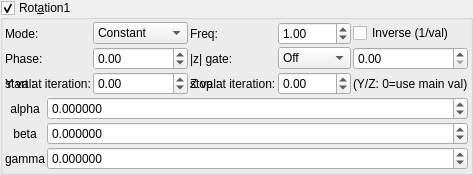
    <widget class="MyGroupBox" name="groupCheck_transf_rotation_enabled_false">
     <property name="title">
      <string>Rot&amp;ation1</string>
     </property>
     <property name="checkable">
      <bool>true</bool>
     </property>
     <layout class="QVBoxLayout" name="verticalLayout_9" stretch="0,0">
      <property name="spacing">
       <number>2</number>
      </property>
      <property name="leftMargin">
       <number>2</number>
      </property>
      <property name="topMargin">
       <number>2</number>
      </property>
      <property name="rightMargin">
       <number>2</number>
      </property>
      <property name="bottomMargin">
       <number>2</number>
      </property>
      <item>
       <layout class="QGridLayout" name="gridLayout_84">
        <property name="spacing">
         <number>2</number>
        </property>
        <item row="3" column="0">
         <widget class="QLabel" name="label_76">
          <property name="text">
           <string>start at iteration:</string>
          </property>
         </widget>
        </item>
        <item row="3" column="1">
         <widget class="MySpinBox" name="spinboxInt_transf_start_iterations_C">
          <property name="sizePolicy">
           <sizepolicy hsizetype="Minimum" vsizetype="Maximum">
            <horstretch>0</horstretch>
            <verstretch>0</verstretch>
           </sizepolicy>
          </property>
          <property name="minimum">
           <number>0</number>
          </property>
          <property name="maximum">
           <number>999</number>
          </property>
          <property name="value">
           <number>0</number>
          </property>
         </widget>
        </item>
        <item row="3" column="2">
         <widget class="QLabel" name="label_58">
          <property name="text">
           <string>stop at iteration:</string>
          </property>
         </widget>
        </item>
        <item row="3" column="3">
         <widget class="MySpinBox" name="spinboxInt_transf_stop_iterations_C">
          <property name="sizePolicy">
           <sizepolicy hsizetype="Preferred" vsizetype="Maximum">
            <horstretch>0</horstretch>
            <verstretch>0</verstretch>
           </sizepolicy>
          </property>
          <property name="maximum">
           <number>999</number>
          </property>
         </widget>
        </item>
      <item row="1" column="0">
       <widget class="QLabel"><property name="text"><string>Mode:</string></property></widget>
      </item>
      <item row="1" column="1">
       <widget class="MyComboBox" name="comboBox_transf_multiplier_value_mode_2">
        <item><property name="text"><string notr="true">Constant</string></property></item>
        <item><property name="text"><string notr="true">Sine</string></property></item>
        <item><property name="text"><string notr="true">Ramp</string></property></item>
        <item><property name="text"><string notr="true">Exponential</string></property></item>
        <item><property name="text"><string notr="true">Triangle</string></property></item>
        <item><property name="text"><string notr="true">Square</string></property></item>
        <item><property name="text"><string notr="true">Smoothstep</string></property></item>
        <item><property name="text"><string notr="true">Noise</string></property></item>
        <item><property name="text"><string notr="true">Ping-pong</string></property></item>
        <item><property name="text"><string notr="true">Stepped</string></property></item>
       </widget>
      </item>
      <item row="1" column="2">
       <widget class="QLabel"><property name="text"><string>Freq:</string></property></widget>
      </item>
      <item row="1" column="3">
       <widget class="MyDoubleSpinBox" name="spinbox_transf_multiplier_frequency_2">
        <property name="minimum"><double>0.01</double></property><property name="maximum"><double>100.0</double></property>
        <property name="singleStep"><double>0.1</double></property><property name="value"><double>1.0</double></property>
       </widget>
      </item>
      <item row="1" column="4" colspan="2">
       <widget class="MyCheckBox" name="checkBox_transf_multiplier_inverse_2">
        <property name="text"><string>Inverse (1/val)</string></property>
       </widget>
      </item>
      <item row="2" column="0">
       <widget class="QLabel"><property name="text"><string>Phase:</string></property></widget>
      </item>
      <item row="2" column="1">
       <widget class="MyDoubleSpinBox" name="spinbox_transf_multiplier_phase_2">
        <property name="minimum"><double>-10.0</double></property><property name="maximum"><double>10.0</double></property>
        <property name="singleStep"><double>0.1</double></property><property name="value"><double>0.0</double></property>
       </widget>
      </item>
      <item row="2" column="2">
       <widget class="QLabel"><property name="text"><string>|z| gate:</string></property></widget>
      </item>
      <item row="2" column="3">
       <widget class="MyComboBox" name="comboBox_transf_multiplier_threshold_mode_2">
        <item><property name="text"><string notr="true">Off</string></property></item>
        <item><property name="text"><string notr="true">&gt; thresh</string></property></item>
        <item><property name="text"><string notr="true">&lt; thresh</string></property></item>
       </widget>
      </item>
      <item row="2" column="4" colspan="2">
       <widget class="MyDoubleSpinBox" name="spinbox_transf_multiplier_threshold_2">
        <property name="minimum"><double>0.0</double></property><property name="maximum"><double>1000.0</double></property>
        <property name="singleStep"><double>0.1</double></property><property name="value"><double>0.0</double></property>
       </widget>
      </item>
      <item row="3" column="0">
       <widget class="QLabel"><property name="text"><string>Y val:</string></property></widget>
      </item>
      <item row="3" column="1">
       <widget class="MyDoubleSpinBox" name="spinbox_transf_multiplier_scale_y_2">
        <property name="minimum"><double>-100.0</double></property><property name="maximum"><double>100.0</double></property>
        <property name="singleStep"><double>0.01</double></property><property name="value"><double>0.0</double></property>
       </widget>
      </item>
      <item row="3" column="2">
       <widget class="QLabel"><property name="text"><string>Z val:</string></property></widget>
      </item>
      <item row="3" column="3">
       <widget class="MyDoubleSpinBox" name="spinbox_transf_multiplier_scale_z_2">
        <property name="minimum"><double>-100.0</double></property><property name="maximum"><double>100.0</double></property>
        <property name="singleStep"><double>0.01</double></property><property name="value"><double>0.0</double></property>
       </widget>
      </item>
      <item row="3" column="4" colspan="2">
       <widget class="QLabel"><property name="text"><string notr="true">(Y/Z: 0=use main val)</string></property></widget>
      </item>
       </layout>
      </item>
      <item>
       <layout class="QGridLayout" name="gridLayout_10" columnstretch="0,1">
        <property name="spacing">
         <number>2</number>
        </property>
        <item row="1" column="0">
         <widget class="QLabel" name="label_35">
          <property name="text">
           <string notr="true">alpha</string>
          </property>
          <property name="alignment">
           <set>Qt::AlignCenter</set>
          </property>
         </widget>
        </item>
        <item row="2" column="1">
         <widget class="MyDoubleSpinBox" name="spinboxd3_transf_rotation_y">
          <property name="sizePolicy">
           <sizepolicy hsizetype="Minimum" vsizetype="Maximum">
            <horstretch>0</horstretch>
            <verstretch>0</verstretch>
           </sizepolicy>
          </property>
          <property name="prefix">
           <string/>
          </property>
          <property name="suffix">
           <string/>
          </property>
          <property name="decimals">
           <number>6</number>
          </property>
          <property name="minimum">
           <double>-36000.000000000000000</double>
          </property>
          <property name="maximum">
           <double>36000.000000000000000</double>
          </property>
          <property name="singleStep">
           <double>1.000000000000000</double>
          </property>
         </widget>
        </item>
        <item row="3" column="1">
         <widget class="MyDoubleSpinBox" name="spinboxd3_transf_rotation_z">
          <property name="sizePolicy">
           <sizepolicy hsizetype="Minimum" vsizetype="Maximum">
            <horstretch>0</horstretch>
            <verstretch>0</verstretch>
           </sizepolicy>
          </property>
          <property name="prefix">
           <string/>
          </property>
          <property name="suffix">
           <string/>
          </property>
          <property name="decimals">
           <number>6</number>
          </property>
          <property name="minimum">
           <double>-36000.000000000000000</double>
          </property>
          <property name="maximum">
           <double>36000.000000000000000</double>
          </property>
          <property name="singleStep">
           <double>1.000000000000000</double>
          </property>
         </widget>
        </item>
        <item row="1" column="1">
         <widget class="MyDoubleSpinBox" name="spinboxd3_transf_rotation_x">
          <property name="sizePolicy">
           <sizepolicy hsizetype="Minimum" vsizetype="Maximum">
            <horstretch>0</horstretch>
            <verstretch>0</verstretch>
           </sizepolicy>
          </property>
          <property name="prefix">
           <string/>
          </property>
          <property name="suffix">
           <string/>
          </property>
          <property name="decimals">
           <number>6</number>
          </property>
          <property name="minimum">
           <double>-36000.000000000000000</double>
          </property>
          <property name="maximum">
           <double>36000.000000000000000</double>
          </property>
          <property name="singleStep">
           <double>1.000000000000000</double>
          </property>
         </widget>
        </item>
        <item row="2" column="0">
         <widget class="QLabel" name="label_34">
          <property name="text">
           <string notr="true">beta</string>
          </property>
          <property name="alignment">
           <set>Qt::AlignCenter</set>
          </property>
         </widget>
        </item>
        <item row="3" column="0">
         <widget class="QLabel" name="label_36">
          <property name="text">
           <string notr="true">gamma</string>
          </property>
          <property name="alignment">
           <set>Qt::AlignCenter</set>
          </property>
         </widget>
        </item>
       </layout>
      </item>
     </layout>
    </widget>
